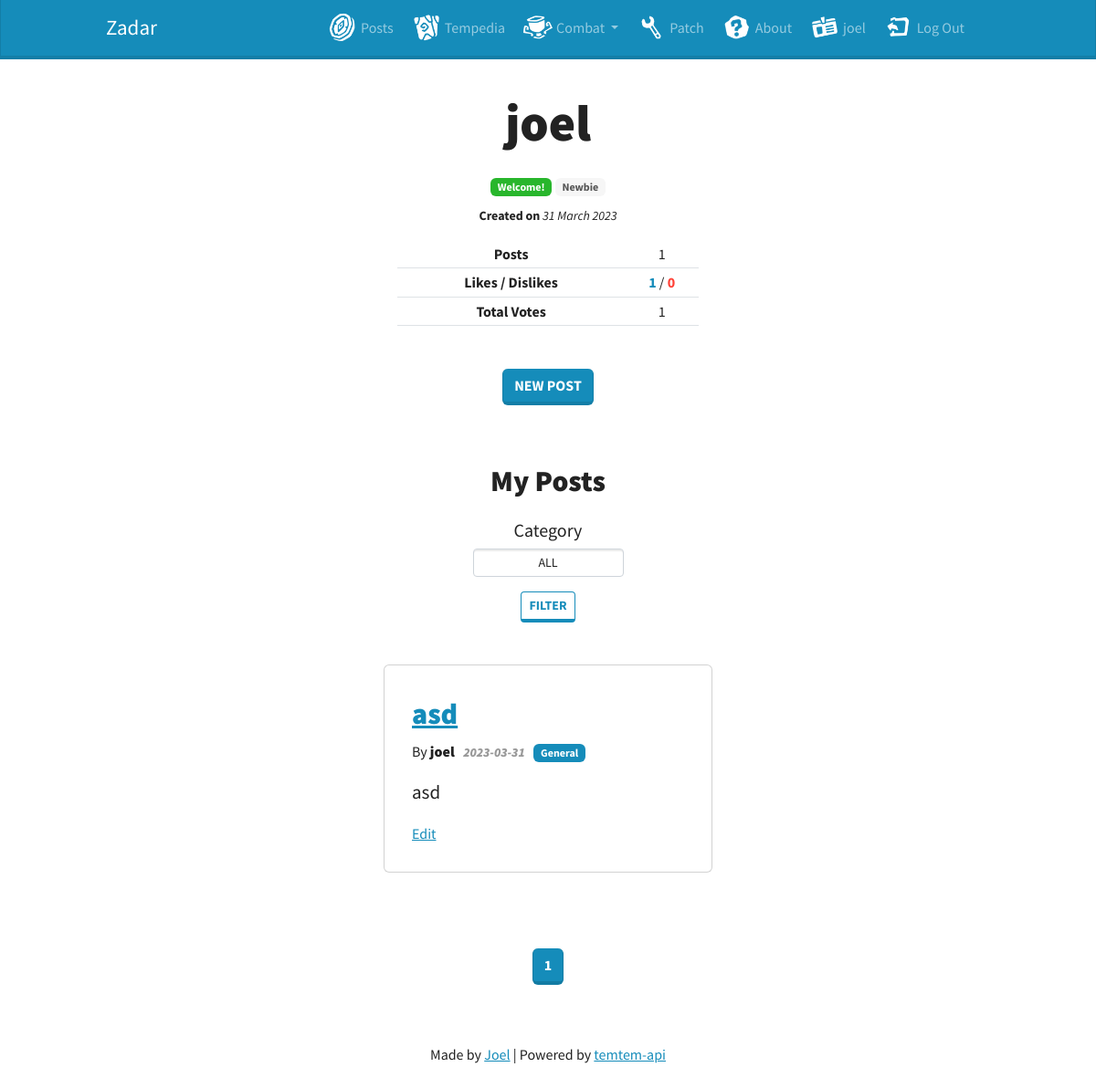
The app's page /profile (signed in) with its own data.
### tables this page shows
CREATE TABLE user (
  id INTEGER PRIMARY KEY AUTOINCREMENT,
  username TEXT UNIQUE NOT NULL,
  password TEXT NOT NULL,
  user_timestamp TIMESTAMP NOT NULL DEFAULT CURRENT_TIMESTAMP
);

CREATE TABLE post (
  id INTEGER PRIMARY KEY AUTOINCREMENT,
  author_id INTEGER NOT NULL,
  created TIMESTAMP NOT NULL DEFAULT CURRENT_TIMESTAMP,
  title TEXT NOT NULL,
  body TEXT NOT NULL,
  category TEXT CHECK(category IN ('GENERAL', 'TEMTEMUP', 'OPINION')) DEFAULT 'GENERAL',
  FOREIGN KEY (author_id) REFERENCES user (id)
);

### zadar/blueprints/posts.py (the view, shortened to what this page needs)
@bp.route('/profile', methods=('GET', 'POST'))
@login_required
def get_profile():
    page = request.args.get('page', 1, type=int)
    category = request.args.get('category', 'ALL', type=str)
    db = get_db()
    total_posts = 0
    posts_per_page  = 5
    current_offset = posts_per_page * (page - 1)
    if category == 'ALL':
        total_posts = db.execute(
            'SELECT COUNT(*) '
            'FROM post p '
            'JOIN user u ON p.author_id = u.id '
            'WHERE p.author_id = ?',
            (g.user['id'],)
        ).fetchone()[0]
    if request.method == 'POST':
        category = request.form['category']
        if category == "ALL":
            posts = db.execute(
                'SELECT p.id, title, body, category, created, author_id, username '
                'FROM post p JOIN user u ON p.author_id = u.id '
                'WHERE p.author_id = ? '
                'ORDER BY created DESC '
                'LIMIT ? OFFSET ?',
                (g.user['id'], posts_per_page , current_offset)
            ).fetchall()
        else:
            posts = db.execute(
                'SELECT p.id, title, body, category, created, author_id, username '
                'FROM post p JOIN user u ON p.author_id = u.id '
                'WHERE p.author_id = ? AND p.category = ? '
                'ORDER BY created DESC '
                'LIMIT ? OFFSET ?',
                (g.user['id'], category, posts_per_page , current_offset)
            ).fetchall()
        if category == 'ALL':
            total_posts = db.execute(
                'SELECT COUNT(*) '
                'FROM post p '
                'JOIN user u ON p.author_id = u.id '
                'WHERE p.author_id = ?',
                (g.user['id'],)
            ).fetchone()[0]
        else:
            total_posts = db.execute(
                'SELECT COUNT(*) '
                'FROM post p '
                'JOIN user u ON p.author_id = u.id '
                'WHERE p.author_id = ? AND p.category = ?',
                (g.user['id'], category)
            ).fetchone()[0]
    else:
        if category == "ALL":
            posts = db.execute(
                'SELECT p.id, title, body, category, created, author_id, username '
                'FROM post p JOIN user u ON p.author_id = u.id '
                'WHERE p.author_id = ? '
                'ORDER BY created DESC '
                'LIMIT ? OFFSET ?',
                (g.user['id'], posts_per_page , current_offset)
            ).fetchall()
    total_pages = ceil(total_posts / posts_per_page)
    likes = db.execute(
        'SELECT likes.type, COUNT(*) as count '
        'FROM likes '
        'WHERE user_id = ? '
        'GROUP BY likes.type',
        (g.user['id'],)
    ).fetchall()
    likes_count = 0
    dislikes_count = 0
    for row in likes:
        if row['type'] == 'like':
            likes_count = row['count']
        elif row['type'] == 'dislike':
            dislikes_count = row['count']
    prev_page = page - 1 if page > 1 else None
    next_page = page + 1 if page < total_pages else None
    user_timestamp = db.execute(
        'SELECT user_timestamp '
        'FROM user '
        'WHERE id = ? ',
        (g.user['id'],)
    ).fetchone()[0]
    formatted_date = format_date(user_timestamp)
    return render_template(
        'posts/profile.html',
        posts_count=total_posts,
        likes=likes_count,
        dislikes=dislikes_count,
        posts=posts,
        date=formatted_date,
        category=category,
        prev_page=prev_page,
        next_page=next_page,
        page=page,
        total_pages=total_pages,
        categories=get_categories()
    )

### zadar/blueprints/auth.py (called while the page is built)
@bp.before_app_request
def load_logged_in_user():
    user_id = session.get('user_id')
    if user_id is None:
        g.user = None
    else:
        g.user = get_db().execute(
            'SELECT * FROM user WHERE id = ?', (user_id, )
        ).fetchone()

def login_required(view):
    @functools.wraps(view)
    def wrapped_view(**kwargs):
        if g.user is None:
            return redirect(url_for('auth.login'))
        return view(**kwargs)
    return wrapped_view

### zadar/blueprints/posts.py (called while the page is built)
def get_categories():
    return ['GENERAL', 'TEMTEMUP', 'OPINION']

def format_date(date):
    formatted_date = date.strftime('%d %B %Y').replace(' 0', ' ')
    return formatted_date.replace('{S}', 'th').replace('{st}', 'st').replace('{nd}', 'nd').replace('{rd}', 'rd').replace('{th}', 'th')

### zadar/db.py (called while the page is built)
def get_db():
    if 'db' not in g:
        g.db = sqlite3.connect(
            current_app.config['DATABASE'],
            detect_types=sqlite3.PARSE_DECLTYPES
        )
        g.db.row_factory = sqlite3.Row
    return g.db

### zadar/templates/posts/profile.html (shortened to what this page needs)
{% extends 'base.html' %}
{% block header %}
  <h1 class="display-4 pb-0">{% block title %}{{ g.user['username'] }}{% endblock %}</h1>
{% endblock %}
{% block content %}
<div class="container">
  <div class="profile-container text-center">
    <div class="mb-2">
      <span class="badge bg-success has-tooltip" data-toggle="tooltip" data-placement="top" title="Created an account">Welcome!</span>
      {% if posts_count >= 1 %}
        <span class="badge bg-light has-tooltip" data-toggle="tooltip" data-placement="top" title="Created 1 or more posts">Newbie</span>
      {% endif %}
    </div>
    <div class="mb-3">
      <small><span class="fw-bold">Created on</span> <span class="fst-italic">{{ date }}</span></small>
    </div>
    <div>
      <table class="table text-center">
        <tbody>
        <tr>
            <th scope="row">Posts</th>
            <td>{{ posts_count }}</td>
        </tr>
        <tr>
          <th scope="row">Likes / Dislikes</th>
          <td><span class="text-primary fw-bold">{{ likes }}</span> / <span class="text-danger fw-bold">{{ dislikes }}</span></td>
        </tr>
        <tr>
          <th scope="row">Total Votes</th>
          <td>{{ likes + dislikes }}</td>
        </tr>
        </tbody>
      </table>
    </div>
  </div>
  {% include 'posts/create_post_button.html' %}
</div>
<div class="container">
  <h2 class="text-center pb-0 pt-5">My Posts</h2>
  <div class="filter-container text-center">
    <form method="post" action="{{ url_for('posts.get_profile') }}">
      {% include 'posts/posts_filter.html' %}
    </form>
  </div>
</div>
{% include 'posts/posts_container.html' %}
<div class="container d-flex justify-content-center pt-5">
  <ul class="pagination">
    {% for page_num in range(1, total_pages + 1) %}
      {% if page_num == page %}
        <li class="page-item active">
          <a class="page-link" href="#">{{ page_num }}</a>
        </li>
      {% else %}
        <li class="page-item">
          <a class="page-link" href="{{ url_for('posts.get_profile', page=page_num, category=category) }}">{{ page_num }}</a>
        </li>
      {% endif %}
    {% endfor %}
  </ul>
</div>
{% endblock %}

### zadar/templates/base.html (shortened to what this page needs)
<!DOCTYPE html>
<html>
  <head>
    <link
      rel="stylesheet"
      href="{{ url_for('static', filename='css/bootstrap.min.css') }}"
    />
    <link
      rel="stylesheet"
      href="{{ url_for('static', filename='css/style.css') }}"
    />
  </head>
  <body>
    <nav class="navbar navbar-expand-md navbar-dark bg-primary">
      <div class="container navbar-container">
        <a class="navbar-brand" href="{{ url_for('posts.index')}}">Zadar</a>
        <div class="collapse navbar-collapse" id="navbarSupportedContent">
          <ul class="navbar-nav ms-auto align-items-center">
            {% if g.user %}
            <li class="nav-item nav-item-img">
              <a class="nav-link" href="{{ url_for('posts.index') }}"
                ><img class="nav-img" src="{{ url_for('static', filename='img/nav/home.png') }}"> Posts</a
              >
            </li>
            <li class="nav-item nav-item-img">
              <a class="nav-link" href="{{ url_for('tempedia.search') }}"
                ><img class="nav-img" src="{{ url_for('static', filename='img/nav/general.png') }}"> Tempedia</a
              >
            </li>
            <li class="nav-item dropdown nav-item-img">
              <a
                class="nav-link dropdown-toggle"
                href="#"
                id="navbarDropdown"
                role="button"
                data-toggle="dropdown"
                aria-haspopup="true"
                aria-expanded="false"
              >
              <img class="nav-img" src="{{ url_for('static', filename='img/nav/tournaments.png') }}"> Combat
              </a>
            </li>
            <li class="nav-item nav-item-img">
              <a class="nav-link" href="{{ url_for('patch.patch') }}"
                ><img class="nav-img" src="{{ url_for('static', filename='img/nav/bugs.png') }}"> Patch</a
              >
            </li>
            <li class="nav-item nav-item-img">
              <a class="nav-link" href="{{ url_for('about.about') }}"
                ><img class="nav-img" src="{{ url_for('static', filename='img/nav/questions.png') }}"> About</a
              >
            </li>
            <li class="nav-item nav-item-img">
              <a class="nav-link" href="{{ url_for('posts.get_profile' )}}"
                ><img class="nav-img" src="{{ url_for('static', filename='img/nav/media.png') }}"> {{ g.user['username'] }}</a
              >
            </li>
            <li class="nav-item nav-item-img">
              <a class="nav-link" href="{{ url_for('auth.logout') }}">
                <img class="nav-img" src="{{ url_for('static', filename='img/nav/exit.png') }}"> Log Out</a>
            </li>
            {% endif %}
          </ul>
        </div>
      </div>
    </nav>
    <div class="container my-3">
      <section class="content">
        <header class="text-center">{% block header %}{% endblock %}</header>
        {% block content %}{% endblock %}
      </section>
    </div>
    <footer class="text-center my-5">
      <span>Made by
        <a href="https://github.com/JoelEncinas" target="_blank">Joel</a>
        | Powered by <a href="https://temtem-api.mael.tech/" target="_blank">temtem-api</a>
      </span>
    </footer>
  </body>
</html>

### zadar/templates/posts/posts_container.html (shortened to what this page needs)
<div class="container">
    <div class="posts-container">
      {% for post in posts %}
        <div class="card post">
          <div class="card-body post-body">
            <h2 class="card-title py-1"><a href="{{ url_for('posts.post', id=post['id']) }}">{{ post['title'] }}</a></h2>
            <h6 class="card-subtitle py-1">
              <span class="fw-normal">By</span> {{ post['username'] }} &nbsp;
              <small class="text-muted fst-italic">{{ post['created'].strftime('%Y-%m-%d') }}</small> &nbsp;
              {% if post['category'] == categories[0] %}
              <span class="badge bg-primary">General</span>
              {% endif %}
            </h6>
            <p class="card-text mt-3 post-text">{{ post['body'] }}</p>
            {% if g.user['id'] == post['author_id'] %}
              <a class="action" href="{{ url_for('posts.update', id=post['id']) }}">Edit</a>
            {% endif %}
          </div>
      </div>
    </div>
    {% endfor %}
</div>

### zadar/static/css/style.css (style rules this page uses)
.container { max-width: 768px; }
h1, h2, h3, h4, h5, h6, .display-4 { font-weight: 900; padding-top: 20px; padding-bottom: 20px; }
p { font-size: 18px; line-height: 26px; margin-bottom: 20px; }
.navbar-container { max-width: 992px; }
.navbar-brand { font-size: 23px; }
.nav-item-img { position: relative; padding: 0 20px; }
.nav-img { width: 40px; position: absolute; left: -12px; top: 0; }
.table>:not(caption)>*>* { padding: 0.2rem !important; }
.profile-container, .filter-container, .post-container { width: 100%; max-width: 360px; padding: 15px; margin: 0 auto; }
.posts-container { width: 100%; max-width: 576px; padding: 15px; margin: 0 auto; }
.post-body, .post { width: 100%; max-width: 360px; padding: 15px; margin: 0 auto; }
.post { margin-bottom: 20px; }
.post-text { font-size: 21px; }

### records on screen
user: user.username "joel"
post: title "asd", username "joel", created "2023-03-31", category "General", body "asd"

### other values on screen
{{ date }} "31 March 2023"
{{ posts_count }} "1"
{{ likes }} "1"
{{ dislikes }} "0"
{{ likes + dislikes }} "1"
{{ page_num }} "1"
